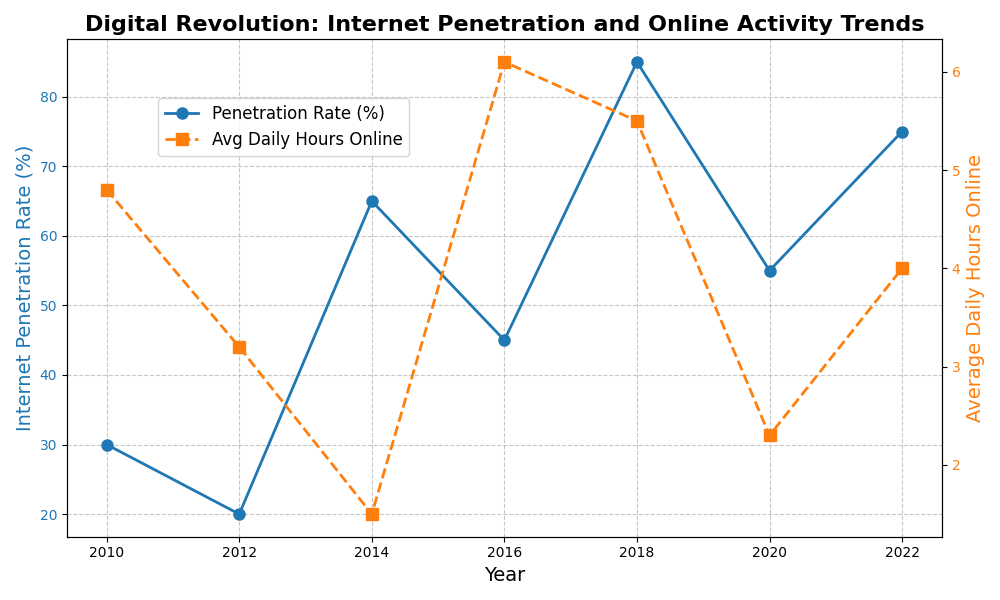

Here is the Python script that generated this plot:
import matplotlib.pyplot as plt
import numpy as np

# Data with manually shuffled elements
years = np.array([2010, 2012, 2014, 2016, 2018, 2020, 2022])
penetration_rate = np.array([30, 20, 65, 45, 85, 55, 75])  # Shuffled indices
avg_daily_hours_online = np.array([4.8, 3.2, 1.5, 6.1, 5.5, 2.3, 4.0])  # Shuffled indices

fig, ax1 = plt.subplots(figsize=(10, 6))

# Line plot for internet penetration rate
color1 = 'tab:blue'
ax1.set_xlabel('Year', fontsize=14)
ax1.set_ylabel('Internet Penetration Rate (%)', fontsize=14, color=color1)
ax1.plot(years, penetration_rate, color=color1, marker='o', markersize=8, 
         linestyle='-', linewidth=2, label='Penetration Rate (%)')
ax1.tick_params(axis='y', labelcolor=color1)

# Second y-axis for average daily hours online
ax2 = ax1.twinx()
color2 = 'tab:orange'
ax2.set_ylabel('Average Daily Hours Online', fontsize=14, color=color2)
ax2.plot(years, avg_daily_hours_online, color=color2, marker='s', markersize=8, 
         linestyle='--', linewidth=2, label='Avg Daily Hours Online')
ax2.tick_params(axis='y', labelcolor=color2)

# Title and grid
plt.title('Digital Revolution: Internet Penetration and Online Activity Trends', fontsize=16, fontweight='bold')
ax1.grid(True, linestyle='--', alpha=0.7)

# Add Legends
fig.legend(loc='upper left', bbox_to_anchor=(0.15, 0.85), fontsize=12, frameon=True)

# Automatically adjust the layout to avoid overlap
plt.tight_layout()

# Show the plot
plt.show()
